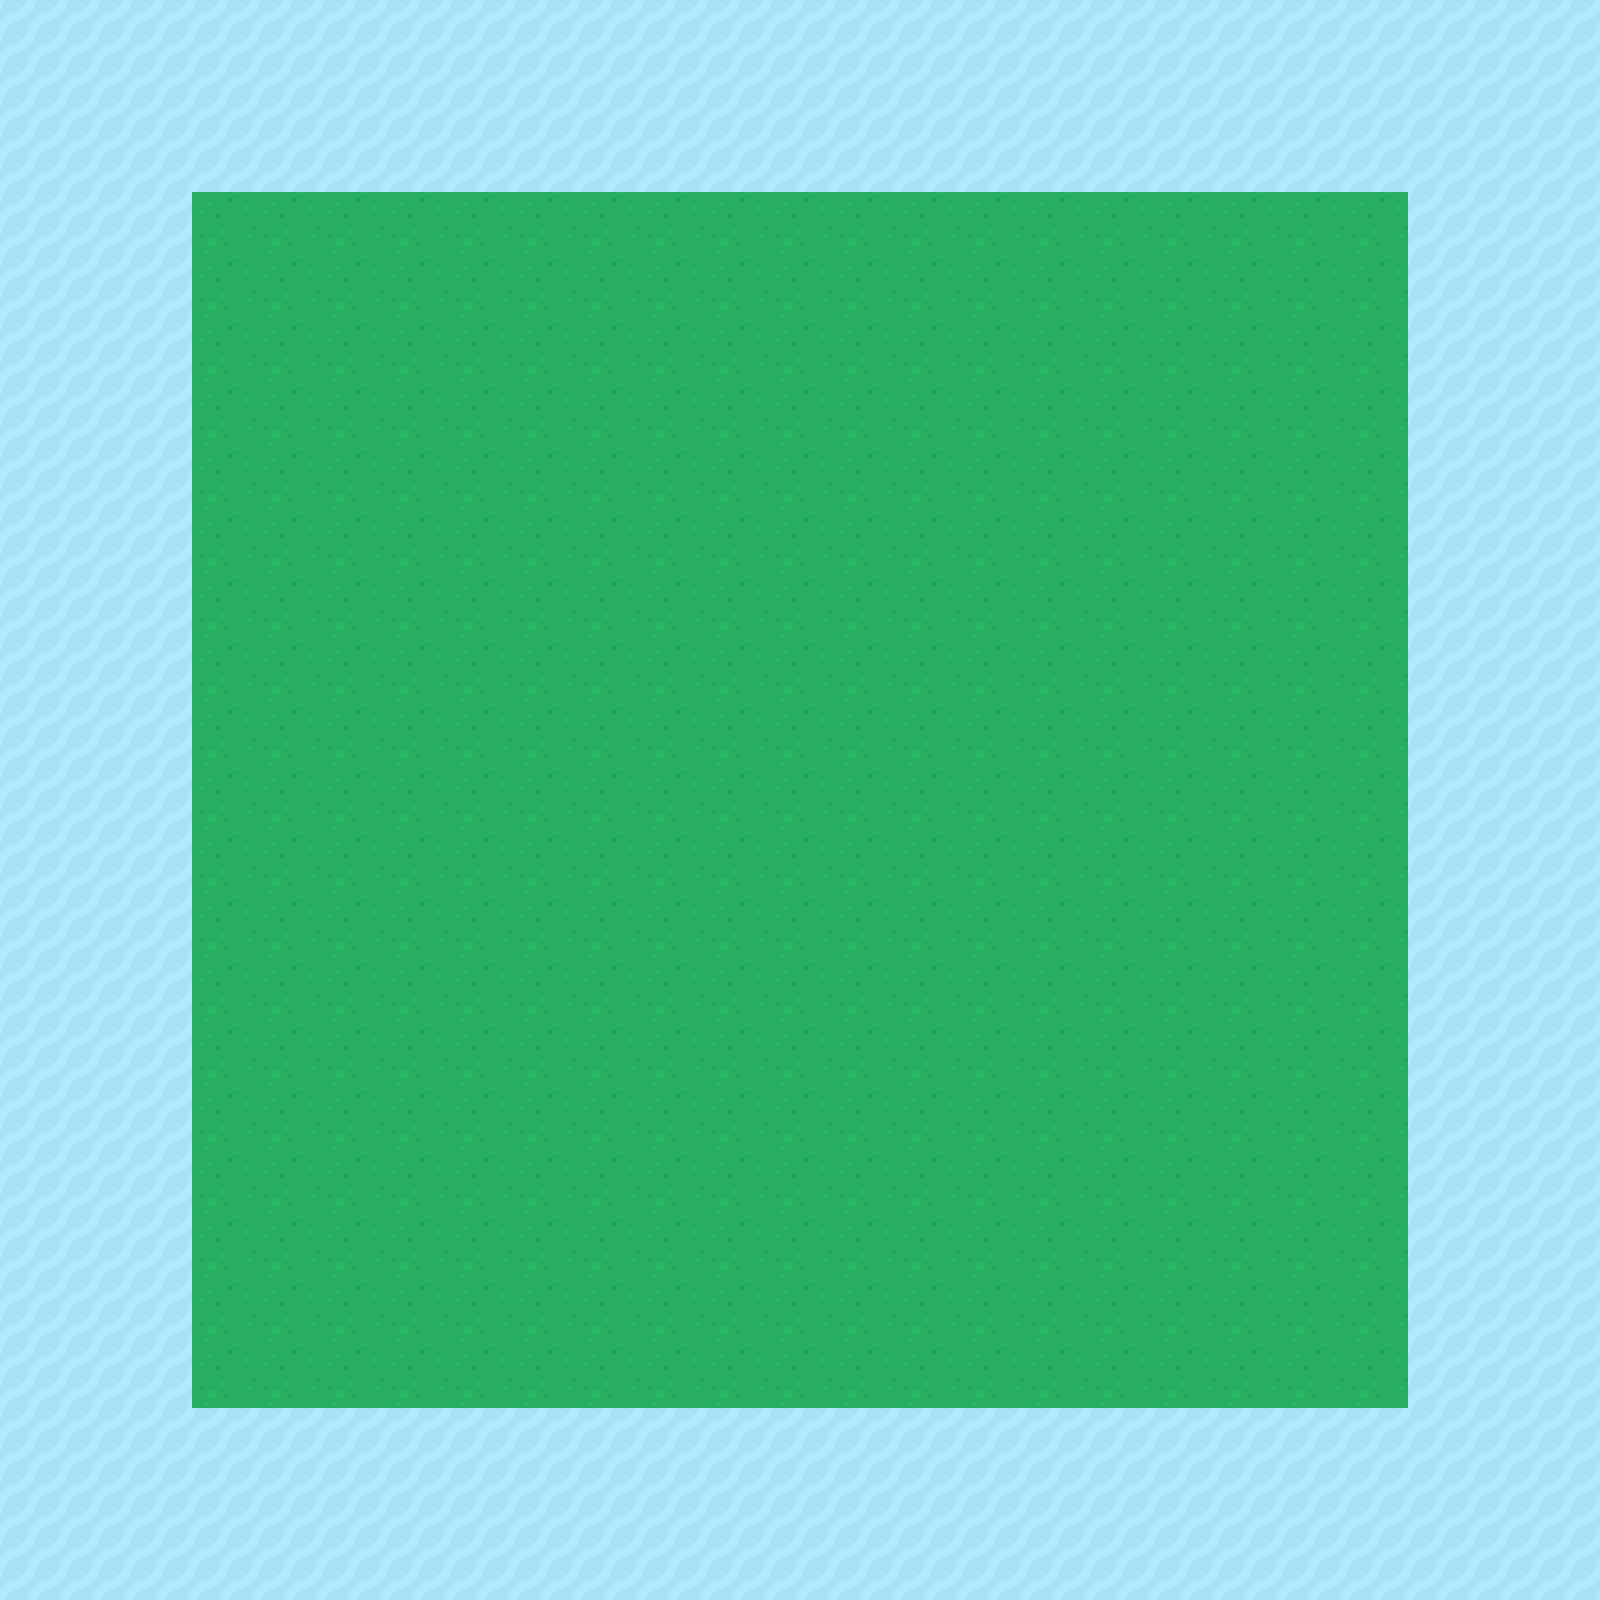

This game map was drawn from its Tiled (.tmx) file and the tilesets committed beside it. A one-line description and the trimmed map source follow:
An orthogonal 25x25 tile map with 64x64 px tiles, 1 tile layer (tile_layer) and 140 objects (105x forest, 13x 2, 7x plus, 5x 3, 4x collision, ...).

<map version="1.5" tiledversion="1.7.2" orientation="orthogonal" renderorder="right-down" width="25" height="25" tilewidth="64" tileheight="64" infinite="0" nextlayerid="3" nextobjectid="146">
 <tileset firstgid="1" source="sprite_sheet.tsx" />
 <layer id="1" name="tile_layer" width="25" height="25">
  <data>[625 cells, 625 non-empty, 2 distinct tile ids]</data>
 </layer>
 <objectgroup id="2" name="collision">
  <object id="1" name="forest" gid="42" x="192" y="256" width="64" height="64" />
  <object id="9" name="forest" gid="42" x="192" y="256" width="64" height="64" />
  <object id="15" name="forest" gid="42" x="192" y="640" width="64" height="64" />
  <object id="83" name="forest" gid="42" x="1344" y="640" width="64" height="64" />
  <object id="21" name="forest" gid="42" x="192" y="960" width="64" height="64" />
  <object id="27" name="forest" gid="42" x="192" y="960" width="64" height="64" />
  <object id="82" name="forest" gid="42" x="1344" y="960" width="64" height="64" />
  <object id="4" name="forest" gid="42" x="192" y="384" width="64" height="64" />
  <object id="8" name="forest" gid="42" x="192" y="384" width="64" height="64" />
  <object id="81" name="forest" gid="42" x="1344" y="384" width="64" height="64" />
  <object id="14" name="forest" gid="42" x="192" y="768" width="64" height="64" />
  <object id="80" name="forest" gid="42" x="1344" y="768" width="64" height="64" />
  <object id="20" name="forest" gid="42" x="192" y="1088" width="64" height="64" />
  <object id="26" name="forest" gid="42" x="192" y="1088" width="64" height="64" />
  <object id="79" name="forest" gid="42" x="1344" y="1088" width="64" height="64" />
  <object id="6" name="forest" gid="42" x="192" y="512" width="64" height="64" />
  <object id="78" name="forest" gid="42" x="1344" y="512" width="64" height="64" />
  <object id="13" name="forest" gid="42" x="192" y="896" width="64" height="64" />
  <object id="77" name="forest" gid="42" x="1344" y="896" width="64" height="64" />
  <object id="19" name="forest" gid="42" x="192" y="1216" width="64" height="64" />
  <object id="25" name="forest" gid="42" x="192" y="1216" width="64" height="64" />
  <object id="76" name="forest" gid="42" x="1344" y="1216" width="64" height="64" />
  <object id="2" name="forest" gid="42" x="192" y="320" width="64" height="64" />
  <object id="7" name="forest" gid="42" x="192" y="320" width="64" height="64" />
  <object id="75" name="forest" gid="42" x="1344" y="320" width="64" height="64" />
  <object id="12" name="forest" gid="42" x="192" y="704" width="64" height="64" />
  <object id="74" name="forest" gid="42" x="1344" y="704" width="64" height="64" />
  <object id="18" name="forest" gid="42" x="192" y="1024" width="64" height="64" />
  <object id="24" name="forest" gid="42" x="192" y="1024" width="64" height="64" />
  <object id="73" name="forest" gid="42" x="1344" y="1024" width="64" height="64" />
  <object id="3" name="forest" gid="42" x="192" y="448" width="64" height="64" />
  <object id="72" name="forest" gid="42" x="1344" y="448" width="64" height="64" />
  <object id="11" name="forest" gid="42" x="192" y="832" width="64" height="64" />
  <object id="71" name="forest" gid="42" x="1344" y="832" width="64" height="64" />
  <object id="17" name="forest" gid="42" x="192" y="1152" width="64" height="64" />
  <object id="23" name="forest" gid="42" x="192" y="1152" width="64" height="64" />
  <object id="70" name="forest" gid="42" x="1344" y="1152" width="64" height="64" />
  <object id="5" name="forest" gid="42" x="192" y="576" width="64" height="64" />
  <object id="69" name="forest" gid="42" x="1344" y="576" width="64" height="64" />
  <object id="10" name="forest" gid="42" x="192" y="960" width="64" height="64" />
  <object id="16" name="forest" gid="42" x="192" y="1280" width="64" height="64" />
  <object id="22" name="forest" gid="42" x="192" y="1280" width="64" height="64" />
  <object id="68" name="forest" gid="42" x="1344" y="1280" width="64" height="64" />
  <object id="28" name="forest" gid="42" x="192" y="1344" width="64" height="64" />
  <object id="67" name="forest" gid="42" x="1344" y="1344" width="64" height="64" />
  <object id="29" name="forest" gid="42" x="192" y="1408" width="64" height="64" />
  <object id="41" name="forest" gid="42" x="576" y="1408" width="64" height="64" />
  <object id="66" name="forest" gid="42" x="576" y="256" width="64" height="64" />
  <object id="47" name="forest" gid="42" x="960" y="1408" width="64" height="64" />
  <object id="65" name="forest" gid="42" x="960" y="256" width="64" height="64" />
  <object id="35" name="forest" gid="42" x="384" y="1408" width="64" height="64" />
  <object id="64" name="forest" gid="42" x="384" y="256" width="64" height="64" />
  <object id="40" name="forest" gid="42" x="768" y="1408" width="64" height="64" />
  <object id="63" name="forest" gid="42" x="768" y="256" width="64" height="64" />
  <object id="46" name="forest" gid="42" x="1152" y="1408" width="64" height="64" />
  <object id="62" name="forest" gid="42" x="1152" y="256" width="64" height="64" />
  <object id="30" name="forest" gid="42" x="256" y="1408" width="64" height="64" />
  <object id="31" name="forest" gid="42" x="256" y="1408" width="64" height="64" />
  <object id="61" name="forest" gid="42" x="256" y="256" width="64" height="64" />
  <object id="39" name="forest" gid="42" x="640" y="1408" width="64" height="64" />
  <object id="60" name="forest" gid="42" x="640" y="256" width="64" height="64" />
  <object id="45" name="forest" gid="42" x="1024" y="1408" width="64" height="64" />
  <object id="59" name="forest" gid="42" x="1024" y="256" width="64" height="64" />
  <object id="34" name="forest" gid="42" x="448" y="1408" width="64" height="64" />
  <object id="58" name="forest" gid="42" x="448" y="256" width="64" height="64" />
  <object id="38" name="forest" gid="42" x="832" y="1408" width="64" height="64" />
  <object id="57" name="forest" gid="42" x="832" y="256" width="64" height="64" />
  <object id="44" name="forest" gid="42" x="1216" y="1408" width="64" height="64" />
  <object id="56" name="forest" gid="42" x="1216" y="256" width="64" height="64" />
  <object id="32" name="forest" gid="42" x="320" y="1408" width="64" height="64" />
  <object id="55" name="forest" gid="42" x="320" y="256" width="64" height="64" />
  <object id="37" name="forest" gid="42" x="704" y="1408" width="64" height="64" />
  <object id="84" name="forest" gid="42" x="576" y="1088" width="64" height="64" />
  <object id="85" name="forest" gid="42" x="704" y="896" width="64" height="64" />
  <object id="86" name="forest" gid="42" x="576" y="832" width="64" height="64" />
  <object id="87" name="forest" gid="42" x="1024" y="832" width="64" height="64" />
  <object id="102" name="forest" gid="42" x="1088" y="832" width="64" height="64" />
  <object id="105" name="forest" gid="42" x="1088" y="896" width="64" height="64" />
  <object id="103" name="forest" gid="42" x="1152" y="832" width="64" height="64" />
  <object id="104" name="forest" gid="42" x="1216" y="832" width="64" height="64" />
  <object id="88" name="forest" gid="42" x="960" y="1088" width="64" height="64" />
  <object id="89" name="forest" gid="42" x="768" y="1024" width="64" height="64" />
  <object id="90" name="forest" gid="42" x="768" y="640" width="64" height="64" />
  <object id="96" name="forest" gid="42" x="832" y="640" width="64" height="64" />
  <object id="97" name="forest" gid="42" x="896" y="640" width="64" height="64" />
  <object id="98" name="forest" gid="42" x="960" y="640" width="64" height="64" />
  <object id="99" name="forest" gid="42" x="960" y="576" width="64" height="64" />
  </objectgroup>
</map>
<!-- 53 of 140 objects omitted -->
